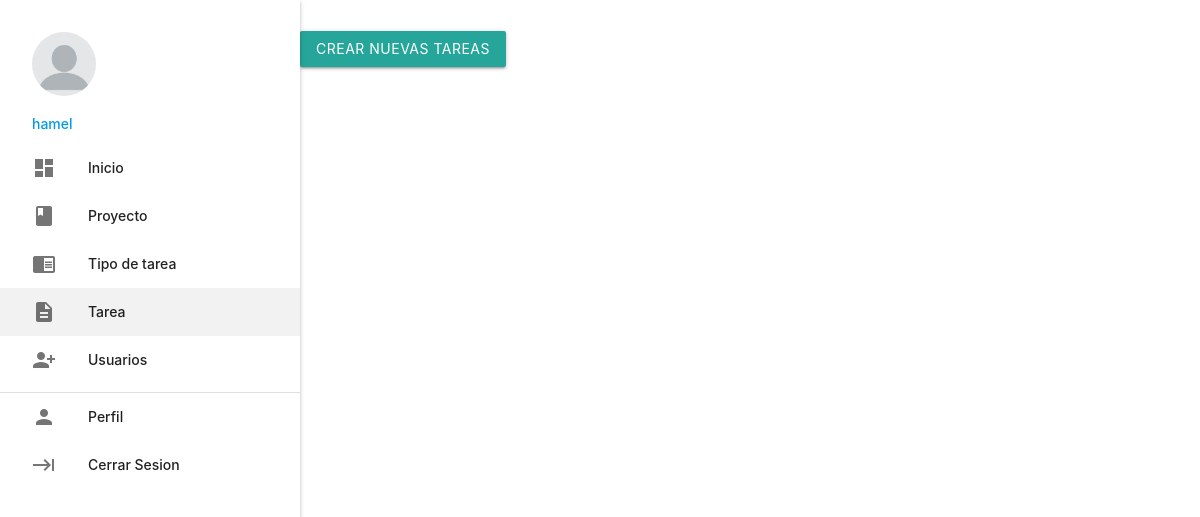
/tareas/tareas/ (signed in), run on an earlier commit of the app's database.
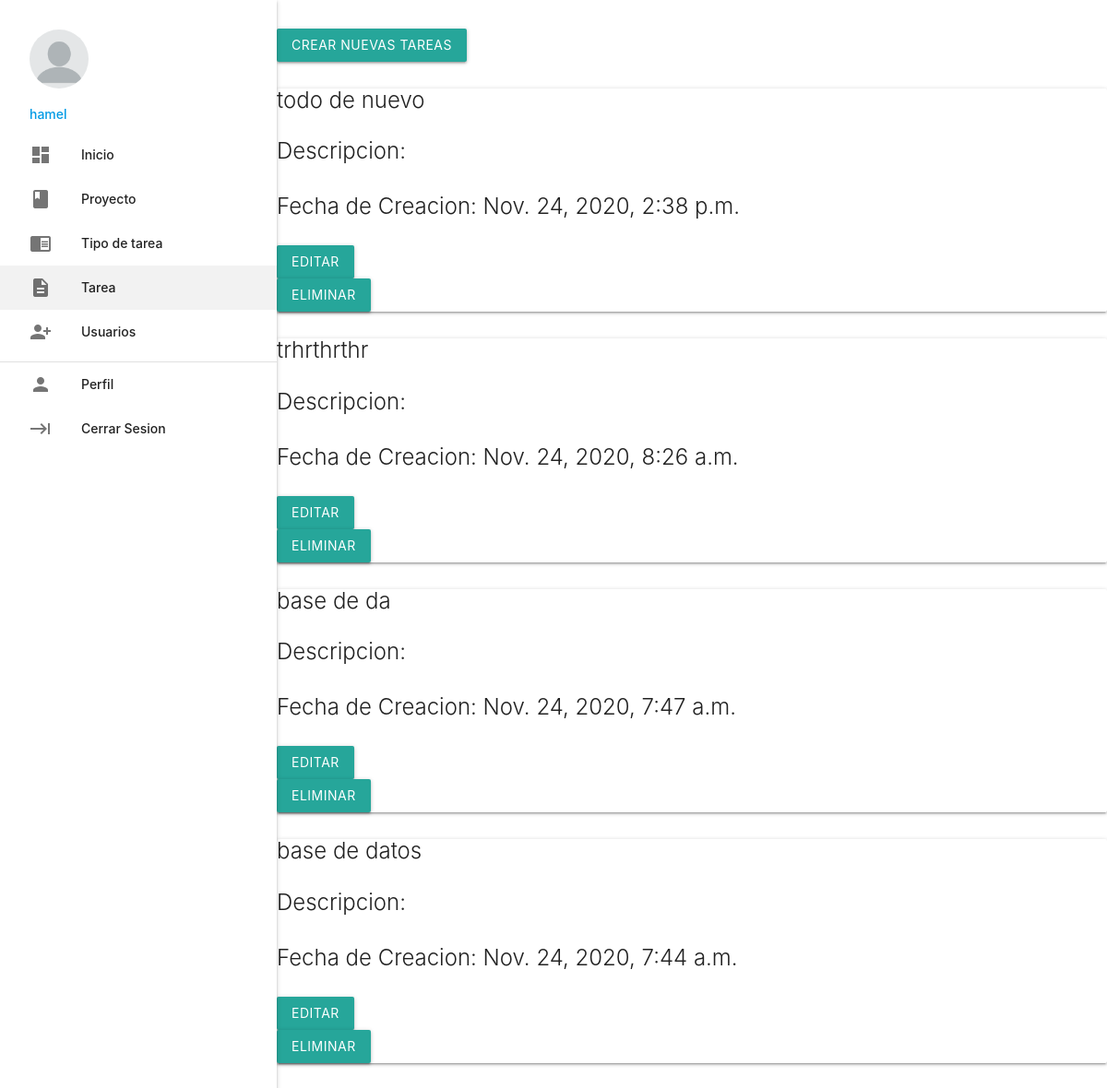
And on a later commit of the database.
### users/models.py (models this page shows)
class User(AbstractUser):
    ROLE_CHOICES = (
        ('administrador', 'Administrador'),
        ('desarrollador', 'Desarrollador'),
    )
    avatar = models.ImageField(default='avatar.png', upload_to='users/')
    role = models.CharField(max_length=50, choices=ROLE_CHOICES, verbose_name='Rol')

### tasks/models.py (models this page shows, shortened)
class Task(models.Model):
    developer = models.ManyToManyField(Developer, verbose_name='Desarrollador')
    type_task = models.ForeignKey(
        TypeTask, on_delete=models.CASCADE, verbose_name='Tipo Tarea')
    task = models.CharField(max_length=50, verbose_name='Tarea')
    description = models.TextField(verbose_name='Descripcion')
    state = models.BooleanField(default=True, verbose_name='Estado')
    slug = models.SlugField(max_length=60, unique=True)
    project = models.ForeignKey(
        Project, on_delete=models.CASCADE, verbose_name='Proyecto')
    created_at = models.DateTimeField(
        auto_now_add=True, verbose_name='Fecha de Creacion')
    updated_at = models.DateTimeField(
        auto_now=True, verbose_name='Fecha de Actualizacion')
    class Meta:
        verbose_name = 'Tarea'
        verbose_name_plural = 'Tareas'

### tasks/views.py (the view)
# urls.py: path('tareas/', views.TaskListView.as_view(), name='task'),
class TaskListView(PermissionRequiredMixin, LoginRequiredMixin, ListView):
    login_url = 'users:login'
    permission_required = 'tasks.can_view_user'
    template_name = 'tasks/task.html'
    queryset = Task.objects.all().order_by('-pk')

### tasks/templates/tasks/task.html
{% extends 'base.html' %}
{% block content %}
    <a href="{% url 'tasks:add_task' %}" class="btn btn-primary">Crear Nuevas Tareas</a>
    <div class="row mt-2">
        {% for field in object_list %}
            <div class="col-sm-12 col-md-4">
                <div class="card">
                    <div class="card-body">
                        <h3 class="card-title text-center">{{ field.task }}</h3>
                        <p class="card-title">Descripcion: {{ field.description }}</p>
                        <p class="card-title">Fecha de Creacion: {{ field.created_at }}</p>
                        <div class="row">
                            <div class="col-sm-12 col-md-6">
                                <a href="{% url 'tasks:update_task' field.slug %}" class="btn btn-success">Editar</a>
                            </div>
                            <div class="col-sm-12 col-md-6">
                                <a href="{% url 'tasks:delete_task' field.slug %}" class="btn btn-danger">Eliminar</a>
                            </div>
                        </div>
                    </div>
                </div>
            </div>
        {% endfor %}
    </div>
{% endblock %}

### templates/base.html (shortened to what this page needs)
{% load static %}
<!DOCTYPE html>
<html lang="en">
<head>
    <link rel="stylesheet" href="https://cdnjs.cloudflare.com/ajax/libs/materialize/1.0.0/css/materialize.min.css">
    <link rel="stylesheet" href="{% static 'css/styled.css' %}">
</head>
<body>
    {% include 'sidenav.html' %}
    <main>
        {% block content %}
        {% endblock %}
    </main>
</body>
</html>

### templates/sidenav.html (shortened to what this page needs)
{% url 'users:logout' as logout %}
{% url 'users:user' as user %}
{% url 'projects:home' as home %}
{% url 'projects:project' as project %}
{% url 'tasks:type_task' as type_task %}
{% url 'tasks:task' as task %}
<ul id="slide-out" class="sidenav sidenav-fixed">
    <li>
        <div class="user-view">
            <a href="#user"><img class="circle" src="{{ request.user.avatar.url }}"></a>
            <a href="#name"><span class="name">{{ request.user.username }}</span></a>
        </div>
    </li>
    <li class="{% if request.path == home %}active{% endif %}">
        <a class="waves-effect" href="{{ home }}"><i class="material-icons">dashboard</i>Inicio</a>
    </li>
    <li class="{% if request.path == project%}active{% endif %}">
        <a class="waves-effect" href="{{ project}}"><i class="material-icons">book</i>Proyecto</a>
    </li>
    <li class="{% if request.path == type_task %}active{% endif %}">
        <a class="waves-effect" href="{{ type_task }}"><i class="material-icons">chrome_reader_mode</i>Tipo de tarea</a>
    </li>
    <li class="{% if request.path == task %}active{% endif %}">
        <a class="waves-effect" href="{{ task }}"><i class="material-icons">description</i>Tarea</a>
    </li>
    <li class="{% if request.path == user %}active{% endif %}">
        <a class="waves-effect" href="{{ user }}"><i class="material-icons">person_add_alt_1</i>Usuarios</a>
    </li>
    <li>
        <div class="divider"></div>
    </li>
    <li>
        <a class="waves-effect" href="#!"><i class="material-icons">person</i>Perfil</a>
    </li>
    <li class="{% if request.path == logout %}active{% endif %}">
        <a class="waves-effect" href="{{ logout }}"><i class="material-icons">keyboard_tab</i>Cerrar Sesion</a>
    </li>
</ul>
<a href="#" data-target="slide-out" class="sidenav-trigger"><i class="material-icons">menu</i></a>

### static/css/styled.css (style rules this page uses)
header, main, footer { padding-left: 300px; }

What changed in the data, as far as the page shows it:
added Task: task "todo de nuevo", created_at "Nov. 24, 2020, 2:38 p.m."
added Task: task "trhrthrthr", created_at "Nov. 24, 2020, 8:26 a.m."
added Task: task "base de da", created_at "Nov. 24, 2020, 7:47 a.m."
added Task: task "base de datos", created_at "Nov. 24, 2020, 7:44 a.m."
